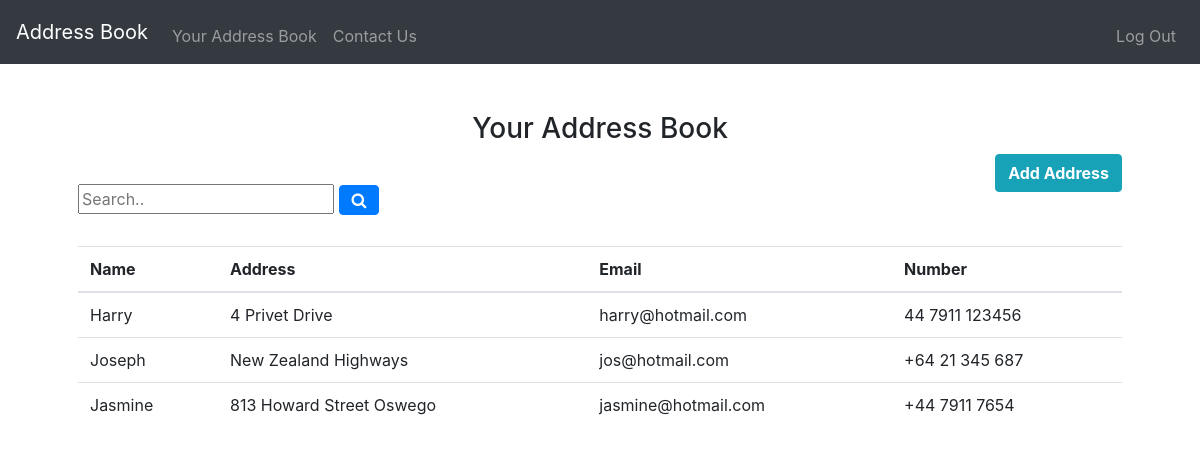
The page / (signed in) on the database its author committed.
### tables this page shows
CREATE TABLE contacts (user_id INTEGER NOT NULL, name TEXT NOT NULL, address TEXT NOT NULL, email TEXT NOT NULL, number TEXT NOT NULL);

### application.py (the view)
@app.route("/")
@login_required
def index():
    contacts = db.execute("SELECT * FROM contacts WHERE user_id = ?", session["user_id"])
    return render_template("index.html", contacts = contacts)

### application.py (called while the page is built)
@app.after_request
def after_request(response):
    response.headers["Cache-Control"] = "no-cache, no-store, must-revalidate"
    response.headers["Expires"] = 0
    response.headers["Pragma"] = "no-cache"
    return response

### helpers.py (called while the page is built)
def login_required(f):
    @wraps(f)
    def decorated_function(*args, **kwargs):
        if session.get("user_id") is None:
            return redirect("/login")
        return f(*args, **kwargs)
    return decorated_function

### templates/index.html (shortened to what this page needs)
{% extends "layout.html" %}
{% block main %}
    <div class="header">
       <h3> Your Address Book</h3>
    </div>
      <a href="/new" class="btn btn-info font-weight-bold float-right">Add Address </a>
     <form action="/search" method="post">
         <div class="form-group search float-left">
             <input type="text" placeholder="Search.." name="search">
         <button class="btn btn-primary" type="submit"><i class="fa fa-search"></i></button>
        </div>
    </form>
        <table class="table tablestriped">
        <thead>
            <tr>
                <th>Name</th>
                <th>Address</th>
                <th>Email</th>
                <th>Number</th>
            </tr>
        </thead>
        <tbody>
            {% for contact in contacts %}
            <tr>
                <td class="text-start">{{contact.name}}</td>
                <td class="text-start">{{contact.address}}</td>
                <td class="text-end">{{contact.email}}</td>
                <td class="text-end">{{contact.number}}</td>
            </tr>
            {% endfor %}
{% endblock %}

### templates/layout.html (shortened to what this page needs)
<html lang="en">
    <head>
        <link rel="stylesheet" href="https://cdn.jsdelivr.net/npm/bootstrap@4.5.3/dist/css/bootstrap.min.css">
        <link rel="stylesheet" href="/static/styles.css">
        <link rel="stylesheet" href="https://cdnjs.cloudflare.com/ajax/libs/font-awesome/4.7.0/css/font-awesome.min.css">
    </head>
    <body>
        <nav class ="navbar navbar-expand-xl navbar-dark bg-dark">
            <a class ="navbar-brand" href ="#"> Address Book </a>
            <div class ="collapse navbar-collapse" id ="colNav">
                {% if session.user_id %}
                    <ul class ="navbar-nav mr-auto mt-2">
                        <li class ="nav-item">
                            <a class ="nav-link" href ="/"> Your Address Book</a>
                        </li>
                        <li class ="nav-item">
                            <a class ="nav-link" href ="/contact"> Contact Us </a>
                        </li>
                    </ul>
                   <ul class="navbar-nav ml-auto mt-2">
                        <li class="nav-item"><a class="nav-link" href="/logout">Log Out</a></li>
                    </ul>
                {% else %}
                    <ul class="navbar-nav ml-auto mt-2">
                        <li class="nav-item"><a class="nav-link" href="/register">Register</a></li>
                        <li class="nav-item"><a class="nav-link" href="/login">Log In</a></li>
                    </ul>
                {% endif %}
                </div>
            </nav>
        <main class="container p-5">
            {% block main %}{% endblock %}
        </main>
    </body>
</html>

### static/styles.css (style rules this page uses)
main { overflow-x: auto; text-align: center; }
.form-group { margin-top:30px; }
table { margin-top:100px; display: table; border-collapse: collapse; text-indent: initial; border-spacing: 2px; border-color: blue; }

### rows shown on the page
contacts: name "Harry", address "4 Privet Drive", email "harry@hotmail.com", number "44 7911 123456"
contacts: name "Joseph", address "New Zealand Highways", email "jos@hotmail.com", number "+64 21 345 687"
contacts: name "Jasmine", address "813 Howard Street Oswego", email "jasmine@hotmail.com", number "+44 7911 7654"
